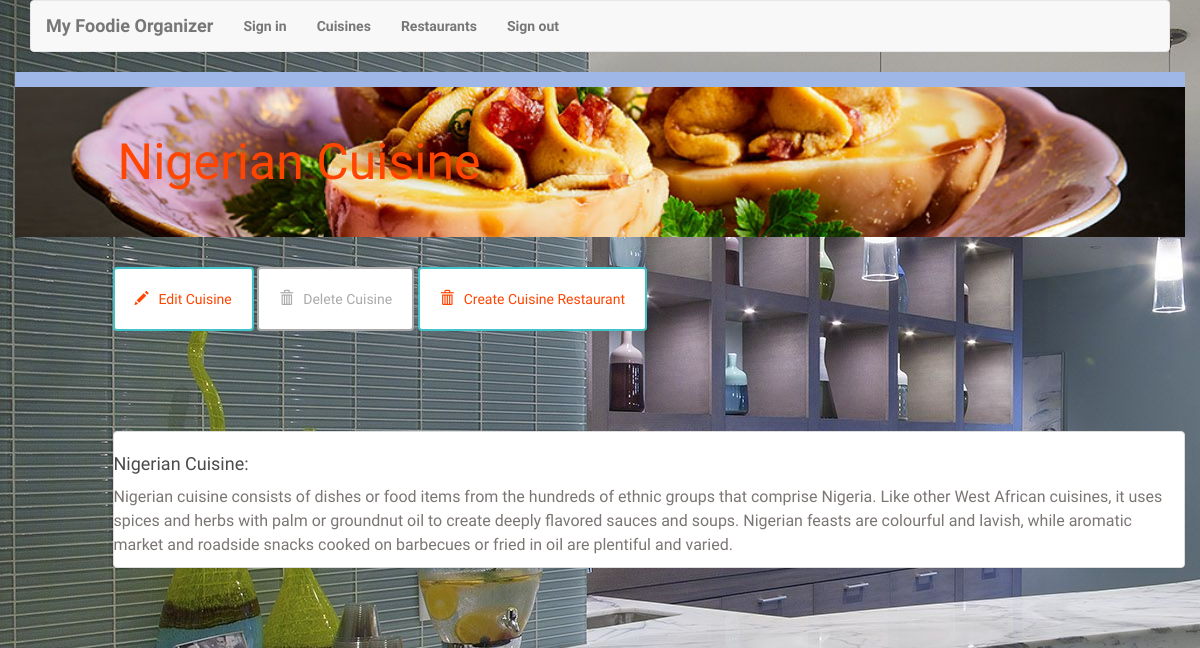
/cuisine/1/, run on the app's committed database.
### database_setup.py (models this page shows, shortened)
class Cuisine(Base):
    __tablename__ = 'cuisine'
    id = Column(Integer, primary_key=True)
    name = Column(String(250), nullable=False)
    description =Column(String(250), nullable=True)

### run.py (the view)
@app.route('/cuisine/<int:id>/')
def cuisineDetails(id):
    cuisine = session.query(Cuisine).filter_by(id = id).one()
    return render_template('cuisineDetails.html', cuisine = cuisine)

### templates/cuisineDetails.html (shortened to what this page needs)
{% extends "main.html" %}
{% block content %}
{% include "header.html" %}
	<div class="row divider green">
		<div class="col-md-12"></div>
	</div>
	<div class="row banner menu">
		<div class="col-md-11 col-md-offset-1 padding-none">
			<h1>{{cuisine.name }}
			</h1>
		</div>
	</div>
	<div class="row padding-top padding-bottom">
		<div class="col-md-1"></div>
		<div class="col-md-11 padding-none">
			<a href="{{url_for('editCuisine', id = cuisine.id )}}">
				<button class="btn btn-default" id="edit-cuisine">
					<span class="glyphicon glyphicon-pencil" aria-hidden="true"></span>Edit Cuisine
				</button>
			</a>
			<a href="{{url_for('deleteCuisine', id = cuisine.id )}}">
				<button class="btn btn-default delete" id="delete-cuisine">
					<span class="glyphicon glyphicon-trash" aria-hidden="true"></span>Delete Cuisine
				</button>
			</a>
			<a href="{{url_for('newRestaurant')}}">
				<button class="btn btn-default" id="create-cuisine">
					<span class="glyphicon glyphicon-trash" aria-hidden="true"></span>Create Cuisine Restaurant
				</button>
			</a>
			<br />
			<div class="panel panel-default" id="cuisine-details">
						<h3>{{cuisine.name}}:</h3>
						<p>{{cuisine.description}}</p>
			</div>
		</div>
		<div class="col-md-7"></div>
	</div>
			<div class="col-md-1"></div>
		</div>
{% endblock %}

### static/styles.css (style rules this page uses)
* { font-family: 'Courgette', cursive; font-weight: 700; }
body,html { background: url("/static/kitchen.jpg"); background-position-x: 0%!important; background-position-y: 0% !important; background-repeat: repeat; background-size: auto auto; background-position: right; background-repeat: no-repeat; }
h1 { font-family: 'Courgette', cursive; font-size: 50px; color: orangered; line-height: 60px; font-weight: 300; }
h3 { font-size: 18px; color: #4A4A4A; line-height: 23px; }
p { font-family: 'Courgette', cursive; font-size: 16px; color: #7B7573; line-height: 24px; font-weight: 400; }
a { font-size: 14px; color: #0093B9; line-height: 17px; }
.padding-top { padding-top: 30px; }
.padding-bottom { padding-bottom: 30px; }
.padding-none { padding: 0; }
.btn { padding: 20px; margin: 0; border-color: #42C3C9; border-width: 2px; color: orangered; }
.btn.delete { border-color: #aaaaaa; color: #aaaaaa; }
.glyphicon { margin-right: 10px; }
.divider { height: 15px; }
.divider.green { background-color: #9FB7E6; }
.banner.menu { height: 150px; background: url("/static/top-banner.jpg"); background-position: right; background-repeat: no-repeat; background-size: cover; }
.banner h1 { margin: 45px 0; margin-left: 5px; }
#cuisine-details { margin-top: 100px; }

### data on the page
Cuisine: name "Nigerian Cuisine", description "Nigerian cuisine consists of dishes or food items from the hundreds of ethnic groups that comprise Nigeria. Like other West African cuisines, it uses spices and herbs with palm or groundnut oil to create deeply flavored sauces and soups. Nigerian feasts are colourful and lavish, while aromatic market and roadside snacks cooked on barbecues or fried in oil are plentiful and varied."
